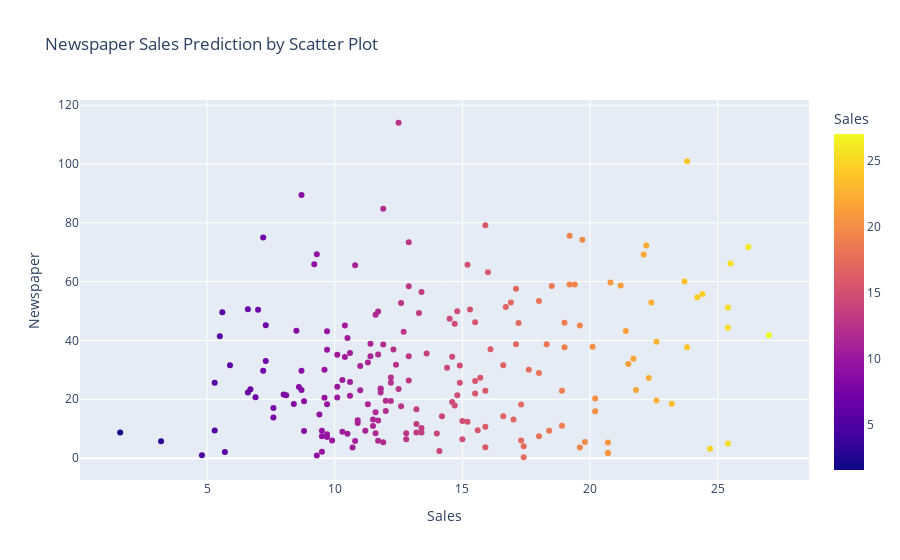

Here is the notebook cell this chart was saved with:
### Code cell
xy = px.scatter(df,x = 'Sales' ,y='Newspaper',color='Sales',
                title = 'Newspaper Sales Prediction by Scatter Plot',template = 'plotly')
xy.update_layout(xaxis={'categoryorder':'total descending'})
xy.show()

### Figure 1 — Plotly figure (JSON) as saved in the notebook; plotly's stock layout.template omitted (floating-point values rounded to 4 significant figures; data arrays with more than 128 entries replaced by an {"elided": "..."} marker saying what was removed)
{"data": [{"hovertemplate": "Sales=%{marker.color}<br>Newspaper=%{y}<extra></extra>", "legendgroup": "", "marker": {"color": {"elided": "200 float values"}, "coloraxis": "coloraxis", "symbol": "circle"}, "mode": "markers", "name": "", "orientation": "v", "showlegend": false, "type": "scatter", "x": {"elided": "200 float values"}, "xaxis": "x", "y": {"elided": "200 float values"}, "yaxis": "y"}], "layout": {"coloraxis": {"colorbar": {"title": {"text": "Sales"}}, "colorscale": [[0, "#0d0887"], [0.1111, "#46039f"], [0.2222, "#7201a8"], [0.3333, "#9c179e"], [0.4444, "#bd3786"], [0.5556, "#d8576b"], [0.6667, "#ed7953"], [0.7778, "#fb9f3a"], [0.8889, "#fdca26"], [1, "#f0f921"]]}, "legend": {"tracegroupgap": 0}, "title": {"text": "Newspaper Sales Prediction by Scatter Plot"}, "xaxis": {"anchor": "y", "categoryorder": "total descending", "domain": [0, 1], "title": {"text": "Sales"}}, "yaxis": {"anchor": "x", "domain": [0, 1], "title": {"text": "Newspaper"}}}}
